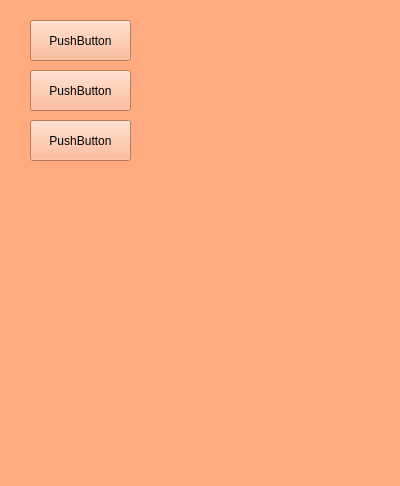
<?xml version="1.0" encoding="UTF-8"?>
<ui version="4.0">
 <class>InspectorWindow</class>
 <widget class="QWidget" name="InspectorWindow">
  <property name="geometry">
   <rect>
    <x>0</x>
    <y>0</y>
    <width>400</width>
    <height>486</height>
   </rect>
  </property>
  <property name="windowTitle">
   <string>Form</string>
  </property>
  <property name="styleSheet">
   <string notr="true">background-color: rgb(255, 170, 127);</string>
  </property>
  <widget class="QPushButton" name="pushButton">
   <property name="geometry">
    <rect>
     <x>30</x>
     <y>20</y>
     <width>101</width>
     <height>41</height>
    </rect>
   </property>
   <property name="text">
    <string>PushButton</string>
   </property>
  </widget>
  <widget class="QPushButton" name="pushButton_2">
   <property name="geometry">
    <rect>
     <x>30</x>
     <y>70</y>
     <width>101</width>
     <height>41</height>
    </rect>
   </property>
   <property name="text">
    <string>PushButton</string>
   </property>
  </widget>
  <widget class="QPushButton" name="pushButton_3">
   <property name="geometry">
    <rect>
     <x>30</x>
     <y>120</y>
     <width>101</width>
     <height>41</height>
    </rect>
   </property>
   <property name="text">
    <string>PushButton</string>
   </property>
  </widget>
 </widget>
 <resources/>
 <connections/>
</ui>
